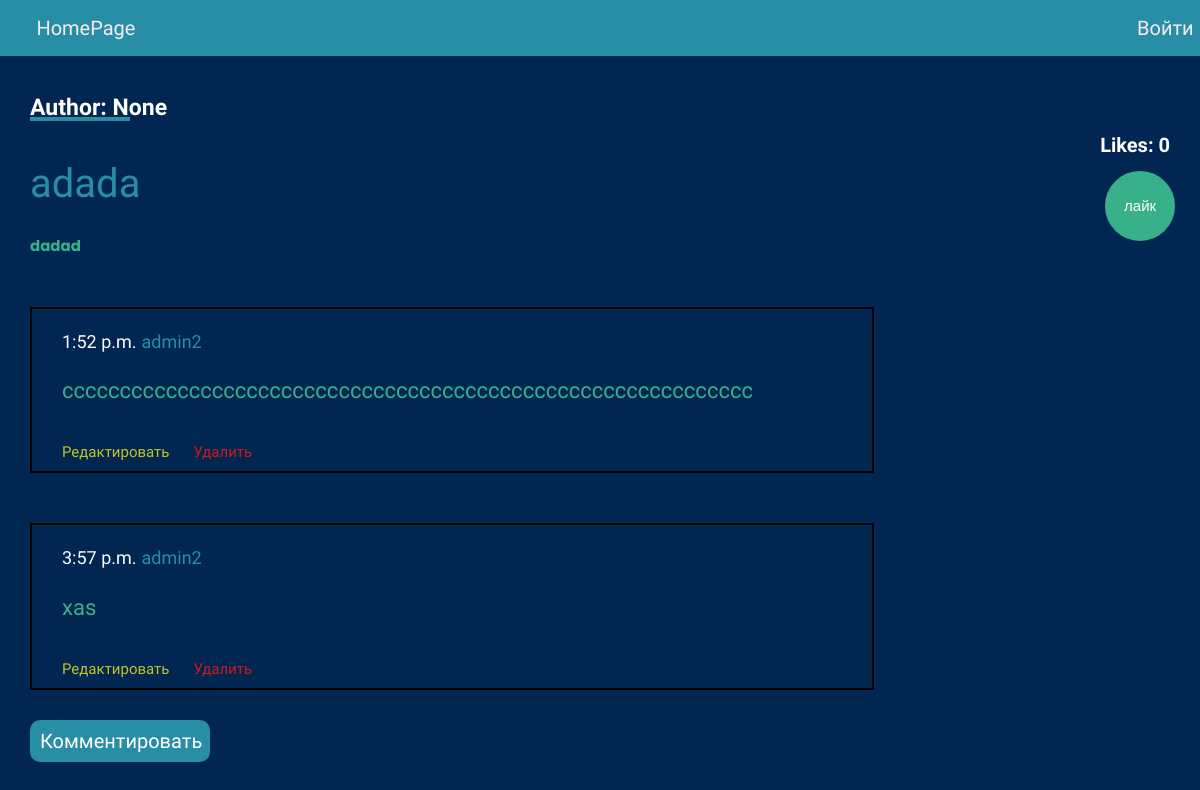
The page /news/28/ on the database as committed earlier.
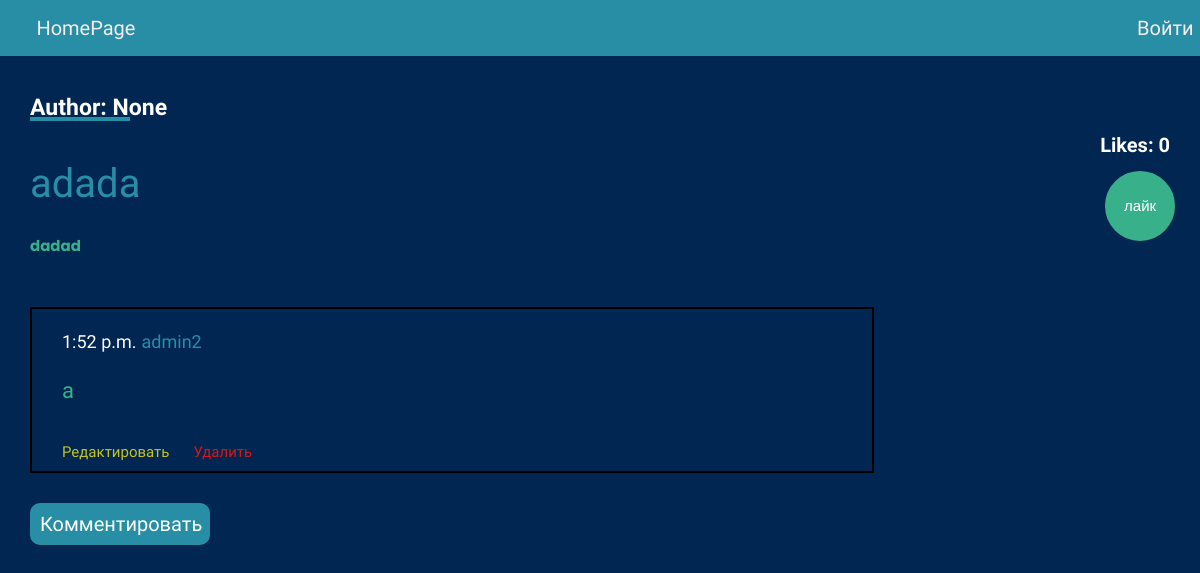
The same page on the database as committed later.
### news/models.py (models this page shows)
class Commentaries(models.Model):
    class Meta:
        ordering = ['-date']
    user = models.ForeignKey(User, null=True, on_delete=models.SET_NULL)
    date = models.DateTimeField(auto_now_add=True)
    text = models.TextField(blank=False, null=True)

### news/views.py (the view)
# urls.py: path('news/<int:pk>/', detail_view, name='detail-news'),
def detail_view(request, pk):
    user = request.user
    liked = False
    try:
        obj = News.objects.get(id=pk)
    except:
        raise Http404
    if request.user.is_authenticated and obj.likes.filter(user=user):
        liked = True
    return render(request, 'news/detail.html', {'single_object': obj, 'liked': liked})

### news/models.py (called while the page is built)
    def get_likes(self):
        return self.likes.count()

### templates/news/detail.html (shortened to what this page needs)
<head>
    <link href="https://unpkg.com/aos@2.3.1/dist/aos.css" rel="stylesheet">
</head>
{% extends "base.html" %}
{% load static %}
{% block content %}
<h5 class="author">Author: {{ single_object.author }}</h5>
<h1>{{ single_object.article }}</h1>
{% include 'news/detail_snippet.html' with single_object=single_object %}
{% for c in single_object.commentary.all %}
    <div class="commentary_block">
        <div class="time_user">
            <h1 class="date">{{ c.date.time }}</h1>
            <h1 class="user">{{ c.user }}</h1>
        </div>
        <h1 class="text">{{ c.text }}</h1>
        <div class="edit_del">
            <a class="edit_comm" href="edit_commentary/{{c.pk}}">Редактировать</a>
            <a class="delete_comm" href="delete_commentary/{{c.pk}}">Удалить</a>
        </div>
    </div>
{% endfor %}
<a class="commentary" href="/news/commentary/{{ single_object.pk }}">Комментировать</a>
<div class="likes_block">
    <h5 class="likes_count">Likes: {{ single_object.get_likes }}</h5>
    <form action="/news/like/{{ single_object.pk }}/" method="post">
        {% if not liked %}
            <input class="like" type="submit" value="лайк">
        {% else %}
            <input class="dislike" type="submit" value="дизлайк">
        {% endif %}
    </form>
</div>
{% endblock %}

Rows that differ between the two databases and show on the page:
removed Commentaries: date.time "3:57 p.m.", user "admin2", text "xas"
changed Commentaries "admin2": text "cccccccccccccccccccccccccccccccccccccccccccccccccccccccccccc" → "a"
